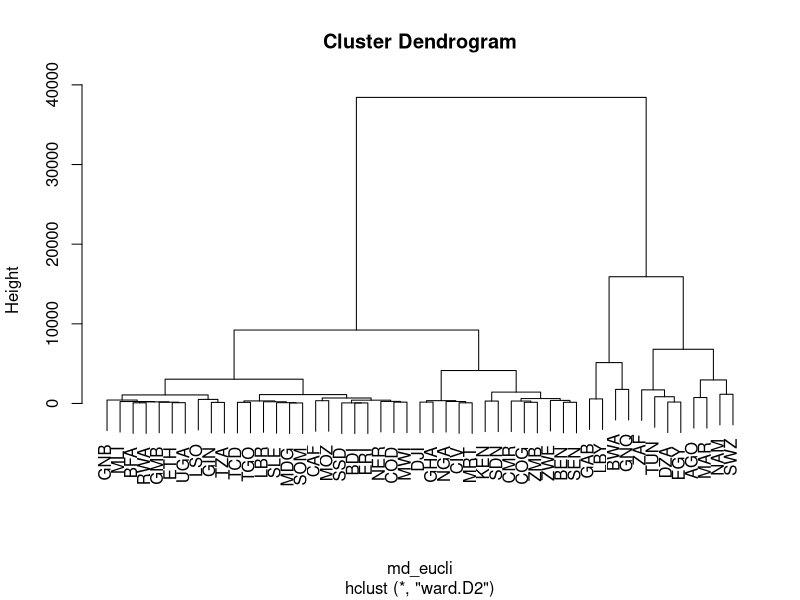
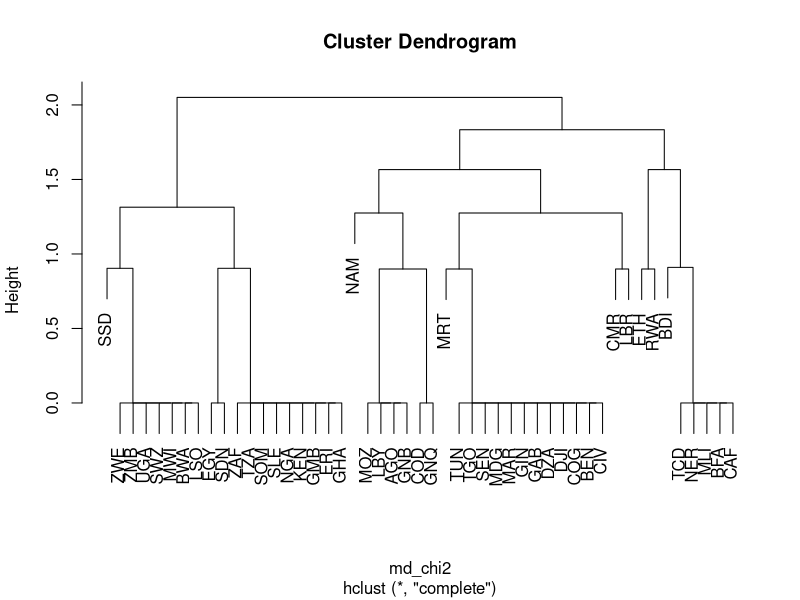
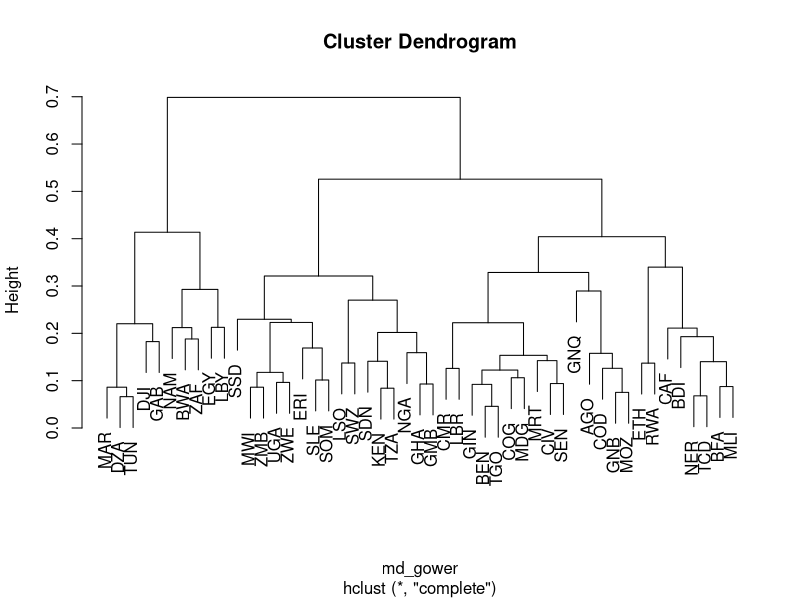

Write the R code that produced these figures, in order.
## ---- chunk 1
#| code-fold: FALSE
 
data <- read.csv2(file = "data/DEV_AFRICA_2018/afrika_don.csv")


## ---- chunk 2
#| code-fold: FALSE
 
# Liste des variable à supprimer
var_to_del <- c("iso3", "name", "nom", "SUBREG")

# Supression des variables
data_clean <- data[,!names(data) %in% var_to_del]

## ---- chunk 3
#| code-fold: FALSE
 
liste_var_quali <-  c("LOCKED", "COLFRA", "COLGBR", "LANGFR", "LANGEN")

# Transformation des variables qualitatives en `factor`
data_clean[,liste_var_quali] <- data.frame(lapply(data_clean[,liste_var_quali], factor))

## ---- chunk 4
#| code-fold: FALSE

# Utilisation du code ISO des pays en nom de lignes
row.names(data_clean) <- data[,"iso3"] 


## ---- chunk 5
#| code-fold: FALSE

library(knitr)
library(kableExtra)

data_clean %>% 
  kable %>%
  kable_styling("striped", full_width = F) %>% 
 scroll_box(height = "400px")


## ---- chunk 6
#| code-fold: FALSE

# Sélection des variables quantitatives
var_quanti <- data_clean[,c(1:17)] 

# Calcul de la matrice de distances (euclidienne)
md_eucli <- dist(var_quanti, method = "euclidean")
## ---- chunk 7
#| code-fold: FALSE


# Sélection des variables qualitatives
var_quali <- data_clean[,c(18:22)] 

library (ade4)
# Calcul ACM
acm <- dudi.acm(var_quali, scannf = FALSE, nf = 5)

# Calcul matrice distance du χ²
md_chi2 <- dist.dudi(acm)

## ---- chunk 8
#| code-fold: FALSE

library(cluster)
md_gower <- daisy(data_clean, metric = "gower")

## ---- chunk 9
#| code-fold: FALSE

?hclust
hc_eucli_ward <- hclust(md_eucli, method = "ward.D2")
hc_chi2_complete <- hclust(md_chi2, method = "complete")
hc_gower_complete <- hclust(md_gower, method = "complete")
## ---- chunk 10
#| code-fold: FALSE
plot(hc_eucli_ward)
plot(hc_chi2_complete)
plot(hc_gower_complete)
